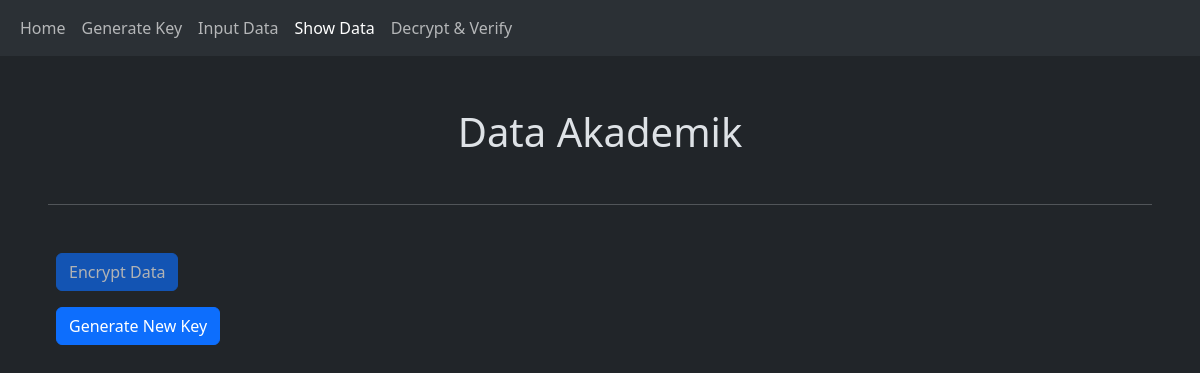
The app's page /showdata, older data.
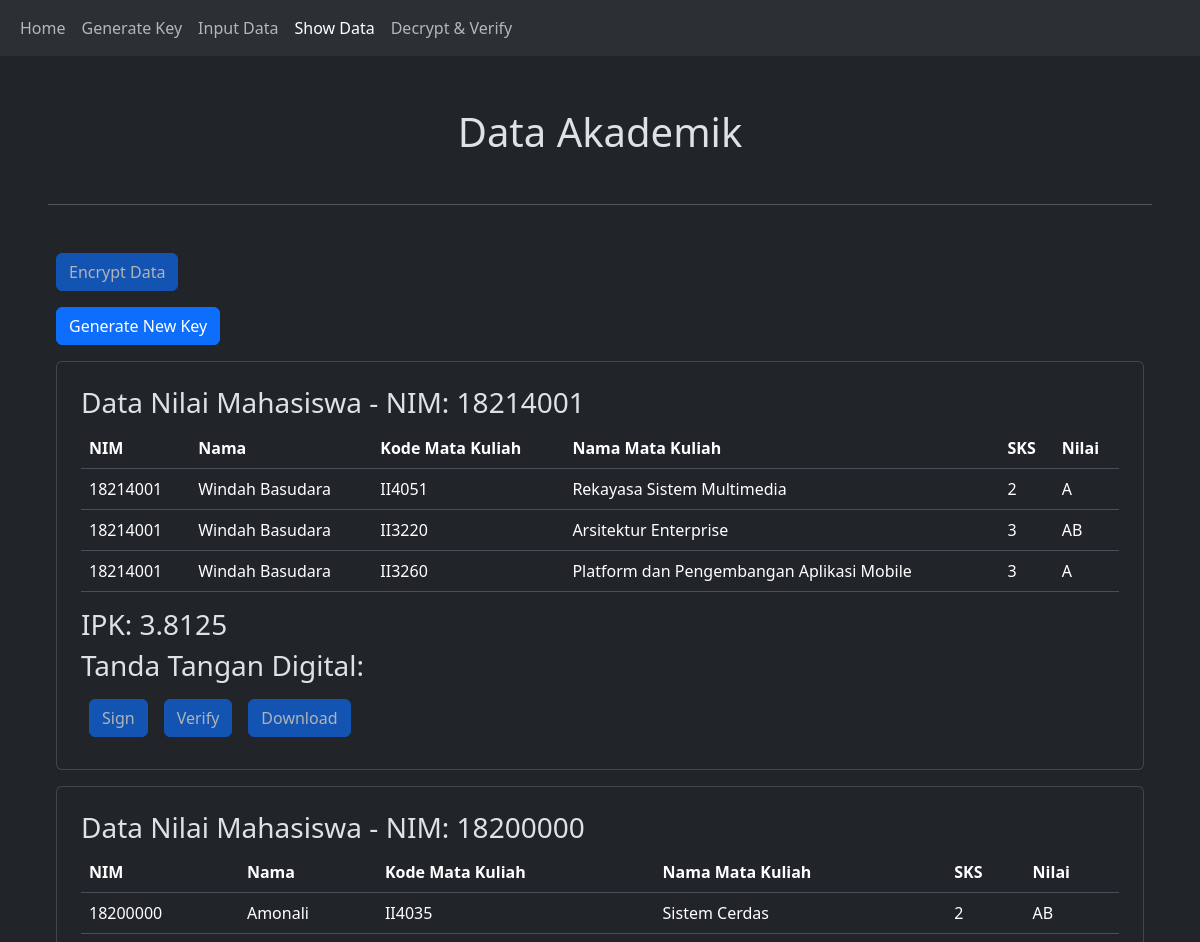
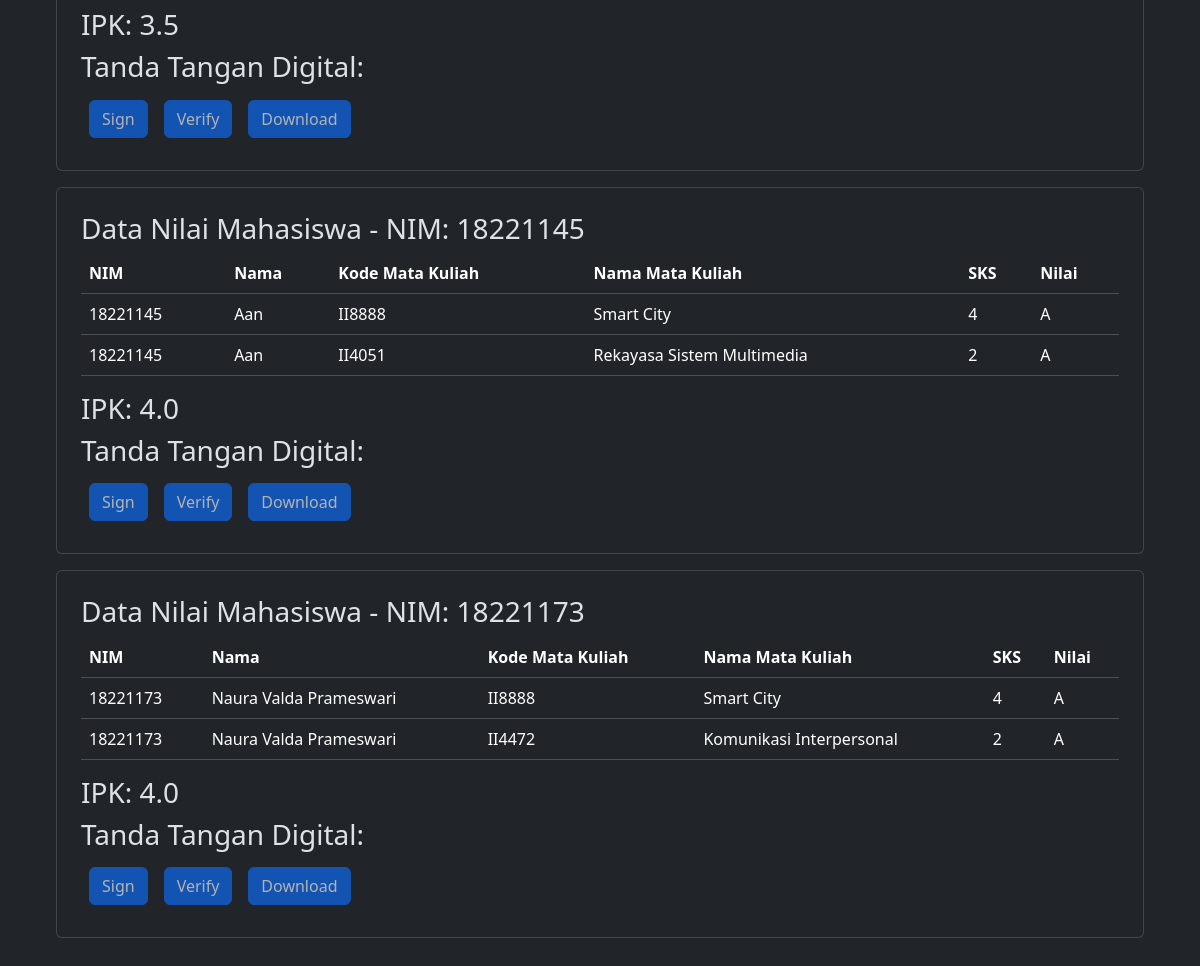
The same page, newer data (2 pictures, top to bottom).
### tables this page shows
CREATE TABLE nilai (
    id INTEGER PRIMARY KEY AUTOINCREMENT,
    kode CHAR(6),
    nim CHAR(8),
    nilai VARCHAR(2),
    UNIQUE(kode, nim),
    FOREIGN KEY(kode) REFERENCES mata_kuliah(kode),
    FOREIGN KEY(nim) REFERENCES mahasiswa(nim)
);

CREATE TABLE mahasiswa(NIM CHAR(8) PRIMARY KEY NOT NULL, Nama VARCHAR NOT NULL);

CREATE TABLE mata_kuliah(kode char(6) primary key not null, nama varchar not null, sks int not null);

### app.py (the view, shortened to what this page needs)
@app.route('/showdata', methods=['GET', 'POST'])
def showdata():
    if 'data_akademik' not in session or session['data_akademik'] == {}:
        data = get_all_data(create_connection('database/data_akademik.db'))
        data_per_nim = OrderedDict()  # Menggunakan OrderedDict untuk menyimpan urutan
        for row in data:
            nim = row[0]
            if nim not in data_per_nim:
                data_per_nim[nim] = {
                    'nama': row[1],
                    'records': [],
                    'ipk': 0.0,
                    'ttd': ''  # Placeholder untuk tanda tangan digital
                }
            data_per_nim[nim]['records'].append({
                'nim': row[0],
                'nama': row[1],
                'kode_mk': row[2],
                'nama_mk': row[3],
                'sks': row[4],
                'nilai': row[5]
            })
        for nim in data_per_nim:
            data_per_nim[nim]['ipk'] = hitung_ipk(data_per_nim[nim]['records'])
        session['data_akademik'] = data_per_nim
    if 'encrypted' not in session:
            session['encrypted'] = False
    return render_template('showdata.html', data_per_nim=session['data_akademik'], encrypted=session['encrypted'])

### app.py (called while the page is built)
def create_connection(db_file):
    conn = None
    try:
        conn = sqlite3.connect(db_file)
    except Exception as e:
        print(e)
    return conn

def get_all_data(conn):
    cur = conn.cursor()
    cur.execute("SELECT mahasiswa.nim as nim, mahasiswa.nama as nama, mata_kuliah.kode as kode_mk, mata_kuliah.nama as nama_mk, mata_kuliah.sks as sks, nilai.nilai as nilai FROM nilai JOIN mahasiswa ON nilai.nim = mahasiswa.nim JOIN mata_kuliah ON nilai.kode = mata_kuliah.kode;")
    rows = cur.fetchall()
    conn.commit()
    conn.close()
    return rows

def hitung_ipk(records):
    total_sks = 0
    total_points = 0
    nilai_dict = {'A': 4.0, 'AB': 3.5, 'B': 3.0, 'BC': 2.5, 'C': 2.0, 'D': 1.0, 'E': 0.0}
    for record in records:
        sks = record['sks']
        nilai = record['nilai']
        if nilai in nilai_dict:
            total_points += nilai_dict[nilai] * sks
            total_sks += sks
    if total_sks == 0:
        return 0.0
    return total_points / total_sks

### templates/showdata.html (shortened to what this page needs)
{% extends 'base.html' %}
{% block content %}
<div class="p-5">
    <h1 class="self-center text-center mt-1">Data Akademik</h1>
    <br>
    <hr>
    <br>
    {% if session['rc4_key'] %}
        {% if encrypted %}
        <form method="post">
            <button class="btn btn-primary m-2" href="/showdata">Show Original</button>
        </form>
        {% else %}
        <form method="post">
            <button class="btn btn-primary m-2" href="/showdata">Encrypt Data</button>
        </form>
        {% endif %}
        <br>
    {% else %}
    {% if encrypted %}
        <form method="post">
            <button class="btn btn-primary m-2" href="/showdata" disabled>Show Original</button>
        </form>
        {% else %}
        <form method="post">
            <button class="btn btn-primary m-2" href="/showdata" disabled>Encrypt Data</button>
        </form>
        {% endif %}
        <a href="/generatekey">
            <button class="btn btn-primary m-2">Generate New Key</button>
        </a>
    {% endif %}
    {% for nim, data in data_per_nim.items() %}
    <div class="d-flex self-center justify-content-center flex-wrap ">
        <div class="card p-4 m-2" style="width: 100%">
            <h3>Data Nilai Mahasiswa - NIM: {{ nim }}</h3>
            <table class="table">
                <thead>
                    <tr>
                        <th scope="col">NIM</th>
                        <th scope="col">Nama</th>
                        <th scope="col">Kode Mata Kuliah</th>
                        <th scope="col">Nama Mata Kuliah</th>
                        <th scope="col">SKS</th>
                        <th scope="col">Nilai</th>
                    </tr>
                </thead>
                <tbody>
                    {% for record in data.records %}
                    <tr>
                        <td>{{ record.nim }}</td>
                        <td>{{ record.nama }}</td>
                        <td>{{ record.kode_mk }}</td>
                        <td>{{ record.nama_mk }}</td>
                        <td>{{ record.sks }}</td>
                        <td>{{ record.nilai }}</td>
                    </tr>
                    {% endfor %}
                </tbody>
            </table>
            <h3>IPK: {{ data.ipk }}</h3>
            <h3>Tanda Tangan Digital: {{ data.ttd }}</h3>
            {% if not encrypted %}
            <div class="d-flex flex-row">
                {% if session['public_key'] %}
                <form method="post" action="/sign">
                    <button class="btn btn-primary m-2" name="nim" value="{{ nim }}">Sign</button>
                </form>
                {% else %}
                <form method="post" action="/sign">
                    <button class="btn btn-primary m-2" name="nim" value="{{ nim }}" disabled>Sign</button>
                </form>
                {% endif %}
                {% if data.ttd %}
                <form method="post" action="/verify">
                    <input type="hidden" name="ttd" value="{{ data.ttd }}" />
                    <button class="btn btn-primary m-2" name="nim" value="{{nim}}">Verify</button>
                </form>
                <form method="post" action="/transcript">
                    <button class="btn btn-primary m-2" name="nim" value="{{nim}}">Download</button>
                </form>
                {% else %}
                <form method="post" action="/verify">
                    <button class="btn btn-primary m-2" name="nim" value="{{nim}}" disabled>Verify</button>
                </form>
                <form method="post" action="/transcript">
                    <button class="btn btn-primary m-2" name="nim" value="{{nim}}" disabled>Download</button>
                </form>
                {% endif %}
            </div>
            {% endif %}
        </div>
    </div>
    {% endfor %}
</div>
{% endblock %}

Row changes from the older to the newer data that the page shows:
now on this page (row edited): nilai: NIM "18214001", nim "18214001", nama "Windah Basudara", kode_mk "II4051", nama_mk "Rekayasa Sistem Multimedia", sks "2", nilai "A", ipk "3.8125"
added nilai: nim "18214001", nama "Windah Basudara", kode_mk "II3220", nama_mk "Arsitektur Enterprise", sks "3", nilai "AB"
added nilai: nim "18214001", nama "Windah Basudara", kode_mk "II3260", nama_mk "Platform dan Pengembangan Aplikasi Mobile", sks "3", nilai "A"
added nilai: NIM "18200000", nim "18200000", nama "Amonali", kode_mk "II4035", nama_mk "Sistem Cerdas", sks "2", nilai "AB", ipk "3.5"
added nilai: NIM "18221145", nim "18221145", nama "Aan", kode_mk "II8888", nama_mk "Smart City", sks "4", nilai "A", ipk "4.0"
added nilai: nim "18221145", nama "Aan", kode_mk "II4051", nama_mk "Rekayasa Sistem Multimedia", sks "2", nilai "A"
added nilai: NIM "18221173", nim "18221173", nama "Naura Valda Prameswari", kode_mk "II8888", nama_mk "Smart City", sks "4", nilai "A", ipk "4.0"
added nilai: nim "18221173", nama "Naura Valda Prameswari", kode_mk "II4472", nama_mk "Komunikasi Interpersonal", sks "2", nilai "A"
